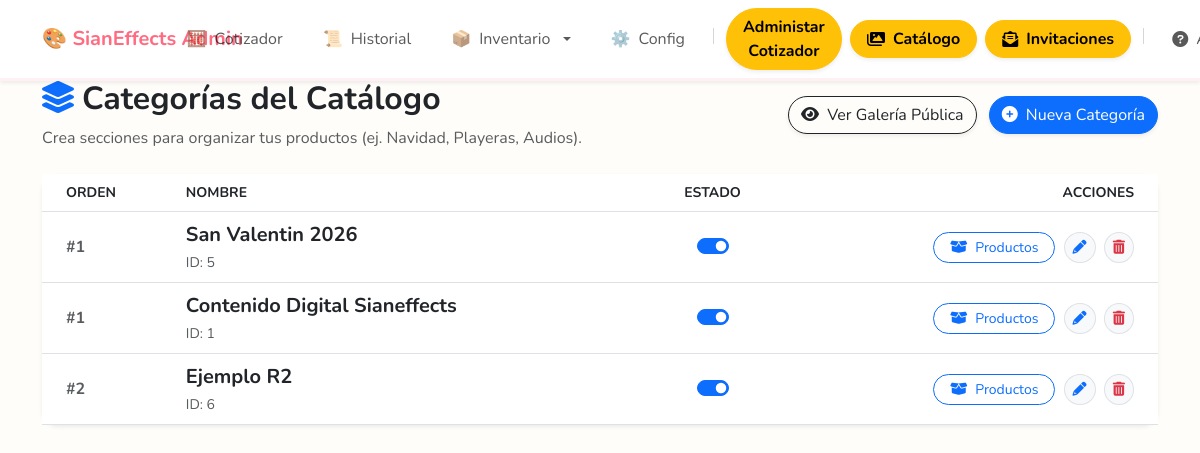
The app's page /admin/catalogo (signed in) with its own data.
### tables this page shows
CREATE TABLE configuracion (id INTEGER PRIMARY KEY AUTOINCREMENT, user_id INTEGER, margen_ganancia INTEGER DEFAULT 200, nombre_empresa TEXT DEFAULT 'Mi Negocio', slogan TEXT DEFAULT 'Servicios Creativos', website TEXT DEFAULT '', inventario_activo BOOLEAN DEFAULT 0, ticket_bw BOOLEAN DEFAULT 0);

CREATE TABLE categorias (
            id INTEGER PRIMARY KEY AUTOINCREMENT,
            nombre TEXT NOT NULL,
            descripcion TEXT,
            orden INTEGER DEFAULT 0,
            activo BOOLEAN DEFAULT 1,
            created_at TIMESTAMP DEFAULT CURRENT_TIMESTAMP
        );

### routes/catalogo.py (the view, shortened to what this page needs)
@catalogo_bp.route('/admin/catalogo', methods=['GET', 'POST'])
@login_required
def admin_categorias():
    conn = get_db()
    categorias = conn.execute('SELECT * FROM categorias ORDER BY orden ASC, id DESC').fetchall()
    conn.close()
    return render_template('catalogo/admin_categorias.html', categorias=categorias)

### app.py (called while the page is built)
@app.context_processor
def inject_user_config():
    default_config = {
        'nombre_empresa': 'Cotizador Sianeffects', # O el nombre genérico que quieras
        'slogan': '',
        'website': '',
        'margen_ganancia': 100
    }
    if 'user_id' in session:
        try:
            conn = get_db_connection()
            user_config = conn.execute('SELECT * FROM configuracion WHERE user_id = ?', (session['user_id'],)).fetchone()
            conn.close()
            if user_config:
                return {'config': dict(user_config)}
        except Exception as e:
            print(f"Error inyectando config: {e}")
    return {'config': default_config}

@app.after_request
def add_header(response):
    response.headers["Cache-Control"] = "no-cache, no-store, must-revalidate"
    return response

### db.py (called while the page is built)
def get_db_connection():
    conn = sqlite3.connect(DB_NAME)
    conn.row_factory = sqlite3.Row
    return conn

### helpers.py (called while the page is built, shortened)
def login_required(f):
    @wraps(f)
    def decorated_function(*args, **kwargs):
        if 'user_id' not in session:
            flash('Por favor inicia sesión.', 'warning')
            return redirect(url_for('auth.login'))
        return f(*args, **kwargs)
    return decorated_function

def obtener_alertas(user_id):
    alertas = []
    conn = get_db_connection()
    try:
        config = conn.execute("SELECT inventario_activo FROM configuracion WHERE user_id=?", (user_id,)).fetchone()
        user = conn.execute("SELECT subscription_end, role FROM usuarios WHERE id=?", (user_id,)).fetchone()
    except Exception as e:
        print(f"Error obteniendo alertas: {e}")
    finally:
        conn.close()
    return alertas

### routes/main.py (called while the page is built)
@main_bp.app_context_processor
def inject_notifications():
    if 'user_id' in session:
        return {'notificaciones': obtener_alertas(session['user_id'])}
    return {'notificaciones': []}

### templates/catalogo/admin_categorias.html (shortened to what this page needs)
{% extends "layout.html" %}
{% block content %}
<div class="row mb-4 align-items-center">
    <div class="col-md-7">
        <h2 class="fw-bold text-dark"><i class="fas fa-layer-group text-primary me-2"></i>Categorías del Catálogo</h2>
        <p class="text-muted mb-0">Crea secciones para organizar tus productos (ej. Navidad, Playeras, Audios).</p>
    </div>
    <div class="col-md-5 text-end">
        <a href="{{ url_for('catalogo.ver_catalogo') }}" class="btn btn-outline-dark rounded-pill shadow-sm me-2">
            <i class="fas fa-eye me-1"></i> Ver Galería Pública
        </a>
        <button class="btn btn-primary rounded-pill shadow-sm" data-bs-toggle="modal" data-bs-target="#modalNuevaCat">
            <i class="fas fa-plus-circle me-1"></i> Nueva Categoría
        </button>
    </div>
</div>
<div class="card border-0 shadow-sm rounded-4">
    <div class="card-body p-0 overflow-hidden">
        <table class="table table-hover align-middle mb-0">
            <thead class="bg-light text-secondary small text-uppercase">
                <tr>
                    <th class="ps-4">Orden</th>
                    <th>Nombre</th>
                    <th class="text-center">Estado</th>
                    <th class="text-end pe-4">Acciones</th>
                </tr>
            </thead>
            <tbody>
                {% for cat in categorias %}
                <tr>
                    <td class="ps-4 fw-bold text-muted">#{{ cat['orden'] }}</td>
                    <td>
                        <div class="fw-bold text-dark fs-5">{{ cat['nombre'] }}</div>
                        <small class="text-muted">ID: {{ cat['id'] }}</small>
                    </td>
                    <td class="text-center">
                        <div class="form-check form-switch d-flex justify-content-center">
                            <input class="form-check-input" type="checkbox"
                                onchange="toggleEstado('categoria', {{ cat['id'] }}, this)" {% if cat['activo']
                                %}checked{% endif %}>
                        </div>
                    </td>
                    <td class="text-end pe-4">
                        <a href="{{ url_for('catalogo.admin_productos', cat_id=cat['id']) }}"
                            class="btn btn-sm btn-outline-primary rounded-pill px-3 me-1" title="Ver Productos">
                            <i class="fas fa-box-open me-1"></i> Productos
                        </a>
                        <button class="btn btn-sm btn-light text-primary rounded-circle border me-1"
                            onclick="prepararEdicion('{{ cat.id }}', '{{ cat.nombre }}', '{{ cat.orden }}')"
                            title="Editar nombre u orden">
                            <i class="fas fa-pencil-alt"></i>
                        </button>
                        <a href="{{ url_for('catalogo.delete_item', tipo='categoria', id_obj=cat['id']) }}"
                            class="btn btn-sm btn-light text-danger rounded-circle border"
                            onclick="return confirm('⚠️ ¿Borrar esta categoría Y TODOS sus productos?');"
                            title="Borrar categoría">
                            <i class="fas fa-trash-alt"></i>
                        </a>
                    </td>
                </tr>
                {% endfor %}
            </tbody>
        </table>
    </div>
</div>
{% endblock %}

### templates/layout.html (shortened to what this page needs)
<!doctype html>
<html lang="es">
<head>
    <link href="https://cdn.jsdelivr.net/npm/bootstrap@5.3.0/dist/css/bootstrap.min.css" rel="stylesheet">
    <link rel="stylesheet" href="https://cdnjs.cloudflare.com/ajax/libs/font-awesome/6.0.0/css/all.min.css">
</head>
<body>
    {% block navbar %}
    <nav class="navbar navbar-expand-lg navbar-light bg-white shadow-sm fixed-top navbar-sian">
        <div class="container">
            <a class="navbar-brand fw-bold text-primary me-auto" href="{{ url_for('main.cotizador') }}">
                <span style="color: var(--sian-pink);">🎨 {{ config['nombre_empresa'] }}</span>
            </a>
            <div class="offcanvas offcanvas-start" tabindex="-1" id="miMenuMobile" aria-labelledby="miMenuLabel">
                <div class="offcanvas-body">
                    <ul class="navbar-nav ms-auto gap-2 align-items-lg-center mt-3 mt-lg-0 w-100 justify-content-end">
                        <li class="nav-item">
                            <a class="nav-link d-flex align-items-center justify-content-start justify-content-lg-center gap-2 {% if request.endpoint == 'main.cotizador' %}active fw-bold bg-light border{% endif %} rounded-pill px-3"
                                href="{{ url_for('main.cotizador') }}">🧮 <span>Cotizador</span></a>
                        </li>
                        <li class="nav-item">
                            <a class="nav-link d-flex align-items-center justify-content-start justify-content-lg-center gap-2 {% if request.endpoint == 'main.historial' %}active fw-bold bg-light border{% endif %} rounded-pill px-3"
                                href="{{ url_for('main.historial') }}">📜 <span>Historial</span></a>
                        </li>
                        <li class="nav-item dropdown">
                            <a class="nav-link dropdown-toggle d-flex align-items-center justify-content-start justify-content-lg-center gap-2  rounded-pill px-3"
                                href="#" role="button" data-bs-toggle="dropdown">📦 <span>Inventario</span></a>
                        </li>
                        <li class="nav-item">
                            <a class="nav-link d-flex align-items-center justify-content-start justify-content-lg-center gap-2 {% if request.endpoint == 'main.configuracion' %}active fw-bold bg-light border{% endif %} rounded-pill px-3"
                                href="{{ url_for('main.configuracion') }}">⚙️ <span>Config</span></a>
                        </li>
                        {% if session.get('role', 0) >= 1 %}
                        <li class="nav-item d-none d-lg-block">
                        </li>
                        <li class="nav-item">
                            <a class="btn btn-warning rounded-pill fw-bold w-100 shadow-sm px-3 d-flex align-items-center justify-content-start justify-content-lg-center gap-2"
                                href="{{ url_for('admin.dashboard') }}">
                                <span>Administar Cotizador</span>
                            </a>
                        </li>
                        <li class="nav-item">
                            <a class="btn btn-warning rounded-pill fw-bold w-100 shadow-sm px-3 d-flex align-items-center justify-content-start justify-content-lg-center gap-2"
                                href="{{ url_for('catalogo.admin_categorias') }}">
                                <i class="fas fa-images"></i> <span>Catálogo</span>
                            </a>
                        </li>
                        <li class="nav-item">
                            <a class="btn btn-warning rounded-pill fw-bold w-100 shadow-sm px-3 d-flex align-items-center justify-content-start justify-content-lg-center gap-2"
                                href="{{ url_for('invitaciones_admin.gestionar_invitaciones') }}">
                                <i class="fas fa-envelope-open-text"></i> <span>Invitaciones</span>
                            </a>
                        </li>
                        {% endif %}
                        <li class="nav-item d-none d-lg-block">
                        </li>
                        <li class="nav-item">
                            <a class="nav-link d-flex align-items-center justify-content-start justify-content-lg-center gap-2 px-3"
                                href="{{ url_for('main.ayuda') }}">
                                <i class="fas fa-question-circle"></i> <span>Ayuda</span>
                            </a>
                        </li>
                    </ul>
                </div>
            </div>
        </div>
    </nav>
    {% endblock %}
    <div class="container pb-5">
        {% block content %}{% endblock %}
    </div>
</body>
</body>
</html>

### templates/layout.html (style rules this page uses)
:root { --sian-pink: #ff6b81; --sian-pink-light: #fff0f3; --sian-teal: #2ec4b6; --sian-teal-dark: #1f8c82; --bg-cream: #fffdf9; }
body { font-family: 'Nunito', sans-serif; background-color: var(--bg-cream); padding-top: 80px; color: #555; }
.navbar-sian { background-color: #ffffff; border-bottom: 3px solid var(--sian-pink-light); }
.navbar-brand { font-weight: 800; color: #333 !important; }
@media (min-width: 992px) { .offcanvas { position: static !important; z-index: auto !important; flex-grow: 1 !important; width: auto !important; height: auto !important; visibility: visible !important; background-color: transparent !important; border: 0 !important; transform: none !important; transition: none !important; box-shadow: none !important; } }
@media (min-width: 992px) { .offcanvas-body { padding: 0 !important; overflow: visible !important; display: flex !important; flex-direction: row !important; justify-content: flex-end !important; } }
@media (min-width: 992px) { .navbar-nav { margin-top: 0 !important; } }
@media (min-width: 992px) { .nav-item { width: auto !important; } }

### records on screen
configuracion: nombre_empresa "SianEffects Admin"
categorias: orden "1", nombre "San Valentin 2026", id "5", activo "☑"
categorias: orden "1", nombre "Contenido Digital Sianeffects", id "1", activo "☑"
categorias: orden "2", nombre "Ejemplo R2", id "6", activo "☑"
